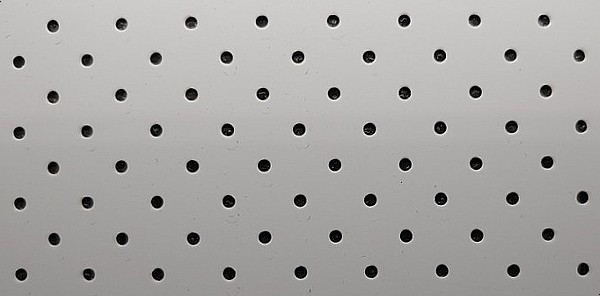
%> input picture Lab03/code/Test_cir03.jpg, 600 x 296 px
$ octave assignment1.m   (GNU Octave 9; MATLAB toolbox functions it lacks are replaced by stand-ins)
%> lines starting %> are read from the running program, lines starting %| are printed output that depends on the picture; in (x1, y1, x2, y2) boxes, pixels count from 0 and x2, y2 are one past the last pixel; in counts of white or black regions, pixels touching at a corner belong together; the program's own positions count from 1
clear;
clc;

fname = "Test_cir03.jpg";
img = imread(fname);
%> img is the input picture: size 296x600x3 uint8; mean R, G, B 168.8, 167.6, 165.7
figure(1); imshow(img);

imgY = (img(:,:,1) + img(:,:,2) + img(:,:,3))/3;
imgY = double(imgY);
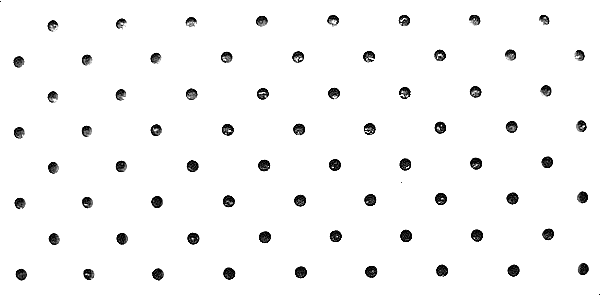
%> imgY: size 296x600 double; min 0, max 85, mean 82.2; mean of the top-left, top-right, bottom-left and bottom-right quarters 82.6, 82.5, 82, 81.7; drawn with min black and max white
obj = imgY(15:15+21,112:112+21);
figure(2); imshow(obj);
%> after `imshow(obj)`:
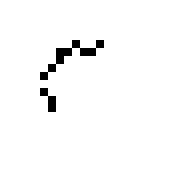
%> displayed picture: size 22x22, on the screen's scale of 0 to 255 (shown 8 times larger); 97.5% white; black in thin lines or dots, all inside (x1, y1, x2, y2) = (5, 5, 13, 14)

patt = flipud(fliplr(obj));
patt = patt/sum(patt(:));
patt = patt - mean(patt(:));

imgR = conv2(imgY, patt, 'same');
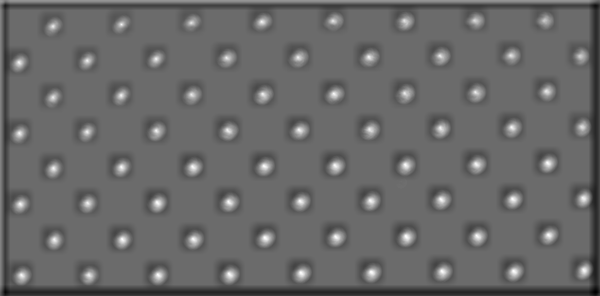
%> imgR: size 296x600 double; min -5.53, max 7.56, mean -0.156; drawn with min black and max white
imgR = imgR/max(imgR(:));

figure(3); imshow(imgR);
%> after `imshow(imgR)`:
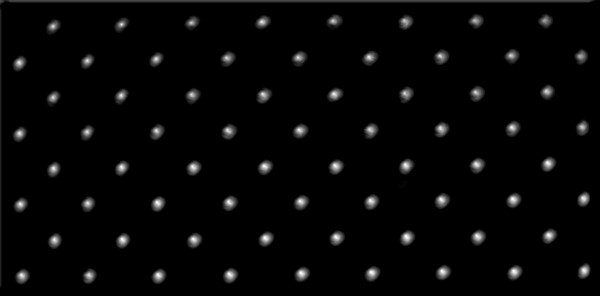
%> displayed picture: size 296x600, on the screen's scale of 0 to 255; min 0, max 255, mean 6.4
figure(4); mesh(imgR);
%> after `mesh(imgR)`:
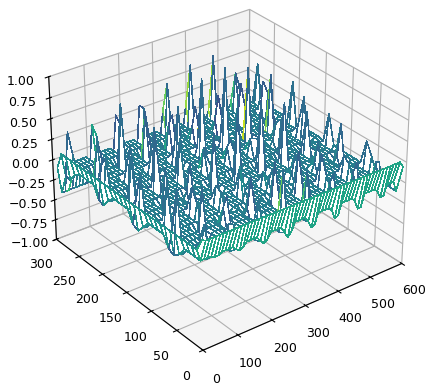
%> figure redrawn from the program's plot data

num = 0;
rcpnt = zeros(num,2);
threshold = 0.6;
objsize = size(obj);
%> objsize = [22 22]
radr = ceil(objsize(1)/2);
%> radr = 11
radc = ceil(objsize(2)/2);
%> radc = 11

while(num<1000)
    [maxval, r, c] = max2d(imgR);
    if maxval < threshold
        break;
    end
    num = num+1;

    rcpnt(num,1) = r;
    rcpnt(num,2) = c;

    % Erase
    rs = max(r-radr, 1);
    re = min(r+radr, size(imgR, 1));
    cs = max(c-radc, 1);
    ce = min(c+radc, size(imgR, 2));
    imgR(rs:re, cs:ce) = 0;
end
%> this loop made 69 passes
%> (maxval, ind in max2d, r, c, rs, re, cs, ce) on passes 1 to 12: (1, 36352, 240, 123, 229, 251, 112, 134), (0.993, 89073, 273, 301, 262, 284, 290, 312), (0.991, 78382, 238, 265, 227, 249, 254, 276), (0.99, 152120, 272, 514, 261, 283, 503, 525), (0.983, 78311, 167, 265, 156, 178, 254, 276), (0.981, 68059, 275, 230, 264, 286, 219, 241), (0.979, 131104, 272, 443, 261, 283, 432, 454), (0.979, 46747, 275, 158, 264, 286, 147, 169), (0.979, 110089, 273, 372, 262, 284, 361, 383), (0.979, 151751, 199, 513, 188, 210, 502, 524), (0.978, 99397, 237, 336, 226, 248, 325, 347), (0.977, 46675, 203, 158, 192, 214, 147, 169)
%> (maxval, ind in max2d, r, c) on pass 54: (0.863, 56631, 95, 192)
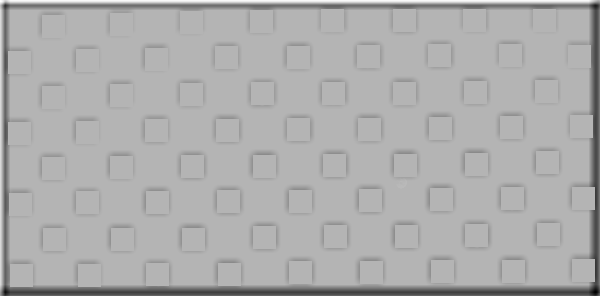
%> imgR: size 296x600 double; min -0.732, max 0.299, mean -0.0289; drawn with min black and max white

rad = radr;
color = [255, 0, 0];    % Red
imgC = DrawCross(img, rcpnt, rad, color);
figure(5); imshow(imgC);

function [maxval, r, c] = max2d(img)
[row, col] = size(img);
vec = img(:);

[maxval, ind] = max(vec);

r = mod(ind-1, row)+1;
c = floor((ind-1)/row)+1;
end

function [imgC] = DrawCross(img, rcpnt, rad, color)
%> called with rad = 11, color = [255 0 0]
imgC = img;
[num, ~] = size(rcpnt);

for n = 1:num
    r = rcpnt(n,1);
    c = rcpnt(n,2);

    imgC(max(r-rad,1):min(r+rad,end), c, 1) = color(1);
    imgC(r, max(c-rad,1):min(c+rad,end), 1) = color(1);

    imgC(max(r-rad,1):min(r+rad,end), c, 2) = color(2);
    imgC(r, max(c-rad,1):min(c+rad,end), 2) = color(2);

    imgC(max(r-rad,1):min(r+rad,end), c, 3) = color(3);
    imgC(r, max(c-rad,1):min(c+rad,end), 3) = color(3);
end
%> this loop made 68 passes
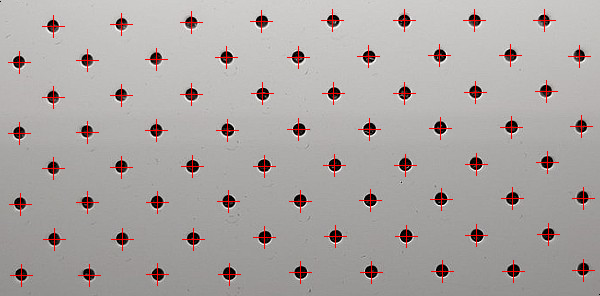
%> imgC: size 296x600x3 uint8; 1.72% of pixels changed, all inside (x1, y1, x2, y2) = (8, 9, 595, 287)

end

$ run again, with Lab03/code/Test_cir02.png saved as Lab03/code/Test_cir03.jpg
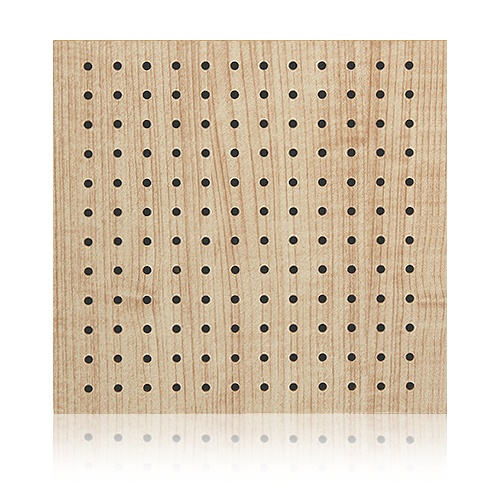
%> input picture Lab03/code/Test_cir02.png, 500 x 500 px
%> img is the input picture: size 500x500x3 uint8; mean R, G, B 220.5, 206.6, 188.6
%> obj: size 22x22 double; every value is 85
%> `mesh(imgR)`:
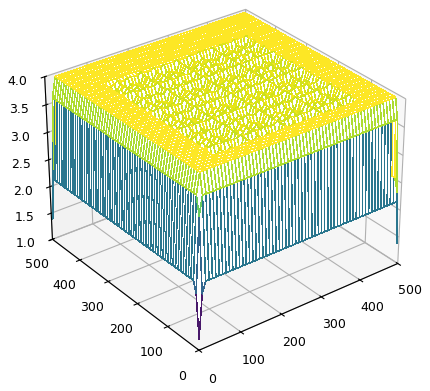
%> figure redrawn from the program's plot data
%> the loop `while(num<1000)` made 1000 passes
%> (ind in max2d, r, c, rs, re, cs, ce) on passes 1 to 3: (5011, 11, 11, 1, 22, 1, 22), (5023, 23, 11, 12, 34, 1, 22), (5035, 35, 11, 24, 46, 1, 22)
%> after the loop in DrawCross, `for n = 1:num`:
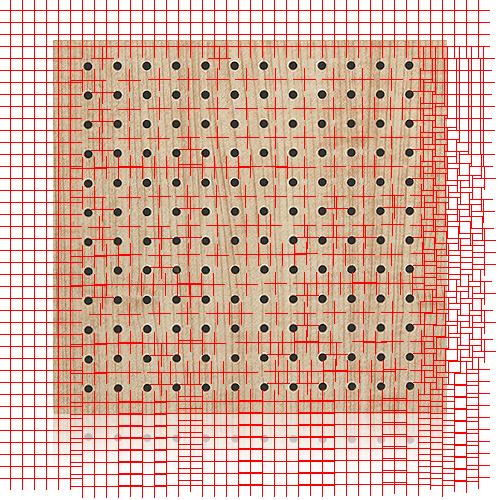
%> imgC: size 500x500x3 uint8; 12.93% of pixels changed, all inside (x1, y1, x2, y2) = (0, 0, 496, 498)
